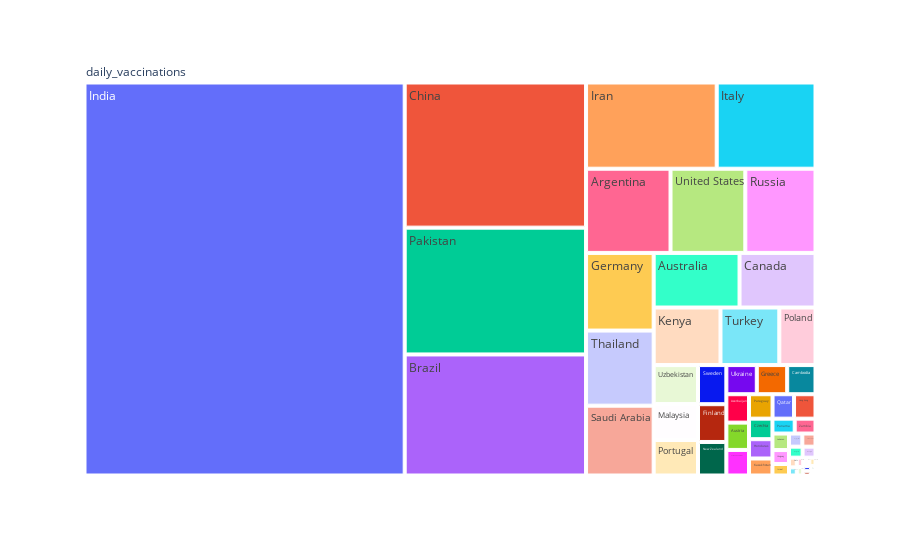

The notebook cell this image was saved under:
### Code cell
fig = px.treemap(df, path=[px.Constant('daily_vaccinations'),'country'], values='daily_vaccinations',
                   hover_data=['country'])
fig.show()

### Figure 1 — Plotly figure (JSON) as saved in the notebook; plotly's stock layout.template omitted (floating-point values rounded to 4 significant figures)
{"data": [{"branchvalues": "total", "customdata": [["Argentina"], ["Aruba"], ["Australia"], ["Austria"], ["Azerbaijan"], ["Bahrain"], ["Bermuda"], ["Brazil"], ["Bulgaria"], ["Cambodia"], ["Canada"], ["China"], ["Curacao"], ["Czechia"], ["Dominica"], ["Finland"], ["Georgia"], ["Germany"], ["Greece"], ["Greenland"], ["Honduras"], ["Hong Kong"], ["India"], ["Iran"], ["Isle of Man"], ["Israel"], ["Italy"], ["Jamaica"], ["Kazakhstan"], ["Kenya"], ["Kosovo"], ["Kyrgyzstan"], ["Latvia"], ["Lebanon"], ["Lithuania"], ["Macao"], ["Malawi"], ["Malaysia"], ["Montenegro"], ["New Zealand"], ["Pakistan"], ["Panama"], ["Paraguay"], ["Poland"], ["Portugal"], ["Qatar"], ["Russia"], ["Saint Lucia"], ["Saudi Arabia"], ["Slovenia"], ["Sweden"], ["Thailand"], ["Trinidad and Tobago"], ["Turkey"], ["Ukraine"], ["United Arab Emirates"], ["United States"], ["Uruguay"], ["Uzbekistan"], ["Zambia"], ["Zimbabwe"], ["(?)"]], "domain": {"x": [0.0, 1.0], "y": [0.0, 1.0]}, "hovertemplate": "labels=%{label}<br>daily_vaccinations=%{value}<br>parent=%{parent}<br>id=%{id}<br>country=%{customdata[0]}<extra></extra>", "ids": ["daily_vaccinations/Argentina", "daily_vaccinations/Aruba", "daily_vaccinations/Australia", "daily_vaccinations/Austria", "daily_vaccinations/Azerbaijan", "daily_vaccinations/Bahrain", "daily_vaccinations/Bermuda", "daily_vaccinations/Brazil", "daily_vaccinations/Bulgaria", "daily_vaccinations/Cambodia", "daily_vaccinations/Canada", "daily_vaccinations/China", "daily_vaccinations/Curacao", "daily_vaccinations/Czechia", "daily_vaccinations/Dominica", "daily_vaccinations/Finland", "daily_vaccinations/Georgia", "daily_vaccinations/Germany", "daily_vaccinations/Greece", "daily_vaccinations/Greenland", "daily_vaccinations/Honduras", "daily_vaccinations/Hong Kong", "daily_vaccinations/India", "daily_vaccinations/Iran", "daily_vaccinations/Isle of Man", "daily_vaccinations/Israel", "daily_vaccinations/Italy", "daily_vaccinations/Jamaica", "daily_vaccinations/Kazakhstan", "daily_vaccinations/Kenya", "daily_vaccinations/Kosovo", "daily_vaccinations/Kyrgyzstan", "daily_vaccinations/Latvia", "daily_vaccinations/Lebanon", "daily_vaccinations/Lithuania", "daily_vaccinations/Macao", "daily_vaccinations/Malawi", "daily_vaccinations/Malaysia", "daily_vaccinations/Montenegro", "daily_vaccinations/New Zealand", "daily_vaccinations/Pakistan", "daily_vaccinations/Panama", "daily_vaccinations/Paraguay", "daily_vaccinations/Poland", "daily_vaccinations/Portugal", "daily_vaccinations/Qatar", "daily_vaccinations/Russia", "daily_vaccinations/Saint Lucia", "daily_vaccinations/Saudi Arabia", "daily_vaccinations/Slovenia", "daily_vaccinations/Sweden", "daily_vaccinations/Thailand", "daily_vaccinations/Trinidad and Tobago", "daily_vaccinations/Turkey", "daily_vaccinations/Ukraine", "daily_vaccinations/United Arab Emirates", "daily_vaccinations/United States", "daily_vaccinations/Uruguay", "daily_vaccinations/Uzbekistan", "daily_vaccinations/Zambia", "daily_vaccinations/Zimbabwe", "daily_vaccinations"], "labels": ["Argentina", "Aruba", "Australia", "Austria", "Azerbaijan", "Bahrain", "Bermuda", "Brazil", "Bulgaria", "Cambodia", "Canada", "China", "Curacao", "Czechia", "Dominica", "Finland", "Georgia", "Germany", "Greece", "Greenland", "Honduras", "Hong Kong", "India", "Iran", "Isle of Man", "Israel", "Italy", "Jamaica", "Kazakhstan", "Kenya", "Kosovo", "Kyrgyzstan", "Latvia", "Lebanon", "Lithuania", "Macao", "Malawi", "Malaysia", "Montenegro", "New Zealand", "Pakistan", "Panama", "Paraguay", "Poland", "Portugal", "Qatar", "Russia", "Saint Lucia", "Saudi Arabia", "Slovenia", "Sweden", "Thailand", "Trinidad and Tobago", "Turkey", "Ukraine", "United Arab Emirates", "United States", "Uruguay", "Uzbekistan", "Zambia", "Zimbabwe", "daily_vaccinations"], "name": "", "parents": ["daily_vaccinations", "daily_vaccinations", "daily_vaccinations", "daily_vaccinations", "daily_vaccinations", "daily_vaccinations", "daily_vaccinations", "daily_vaccinations", "daily_vaccinations", "daily_vaccinations", "daily_vaccinations", "daily_vaccinations", "daily_vaccinations", "daily_vaccinations", "daily_vaccinations", "daily_vaccinations", "daily_vaccinations", "daily_vaccinations", "daily_vaccinations", "daily_vaccinations", "daily_vaccinations", "daily_vaccinations", "daily_vaccinations", "daily_vaccinations", "daily_vaccinations", "daily_vaccinations", "daily_vaccinations", "daily_vaccinations", "daily_vaccinations", "daily_vaccinations", "daily_vaccinations", "daily_vaccinations", "daily_vaccinations", "daily_vaccinations", "daily_vaccinations", "daily_vaccinations", "daily_vaccinations", "daily_vaccinations", "daily_vaccinations", "daily_vaccinations", "daily_vaccinations", "daily_vaccinations", "daily_vaccinations", "daily_vaccinations", "daily_vaccinations", "daily_vaccinations", "daily_vaccinations", "daily_vaccinations", "daily_vaccinations", "daily_vaccinations", "daily_vaccinations", "daily_vaccinations", "daily_vaccinations", "daily_vaccinations", "daily_vaccinations", "daily_vaccinations", "daily_vaccinations", "daily_vaccinations", "daily_vaccinations", "daily_vaccinations", "daily_vaccinations", ""], "type": "treemap", "values": [337100.0, 62.0, 222300.0, 29350.0, 30480.0, 2429.0, 180.0, 1041000.0, 7072.0, 39140.0, 196600.0, 1248000.0, 243.0, 22800.0, 107.0, 50790.0, 6721.0, 248900.0, 42050.0, 7.0, 21410.0, 24850.0, 5965000.0, 534000.0, 124.0, 9030.0, 403700.0, 2417.0, 18880.0, 182300.0, 2851.0, 8298.0, 3587.0, 12970.0, 2587.0, 810.0, 1722.0, 75530.0, 428.0, 45060.0, 1090000.0, 15700.0, 27220.0, 98700.0, 74650.0, 24880.0, 280100.0, 82.0, 223700.0, 2991.0, 52600.0, 240700.0, 1798.0, 160500.0, 42060.0, 27480.0, 298500.0, 10940.0, 82000.0, 14680.0, 8188.0, 13620000.0]}], "layout": {"legend": {"tracegroupgap": 0}, "margin": {"t": 60}}}
